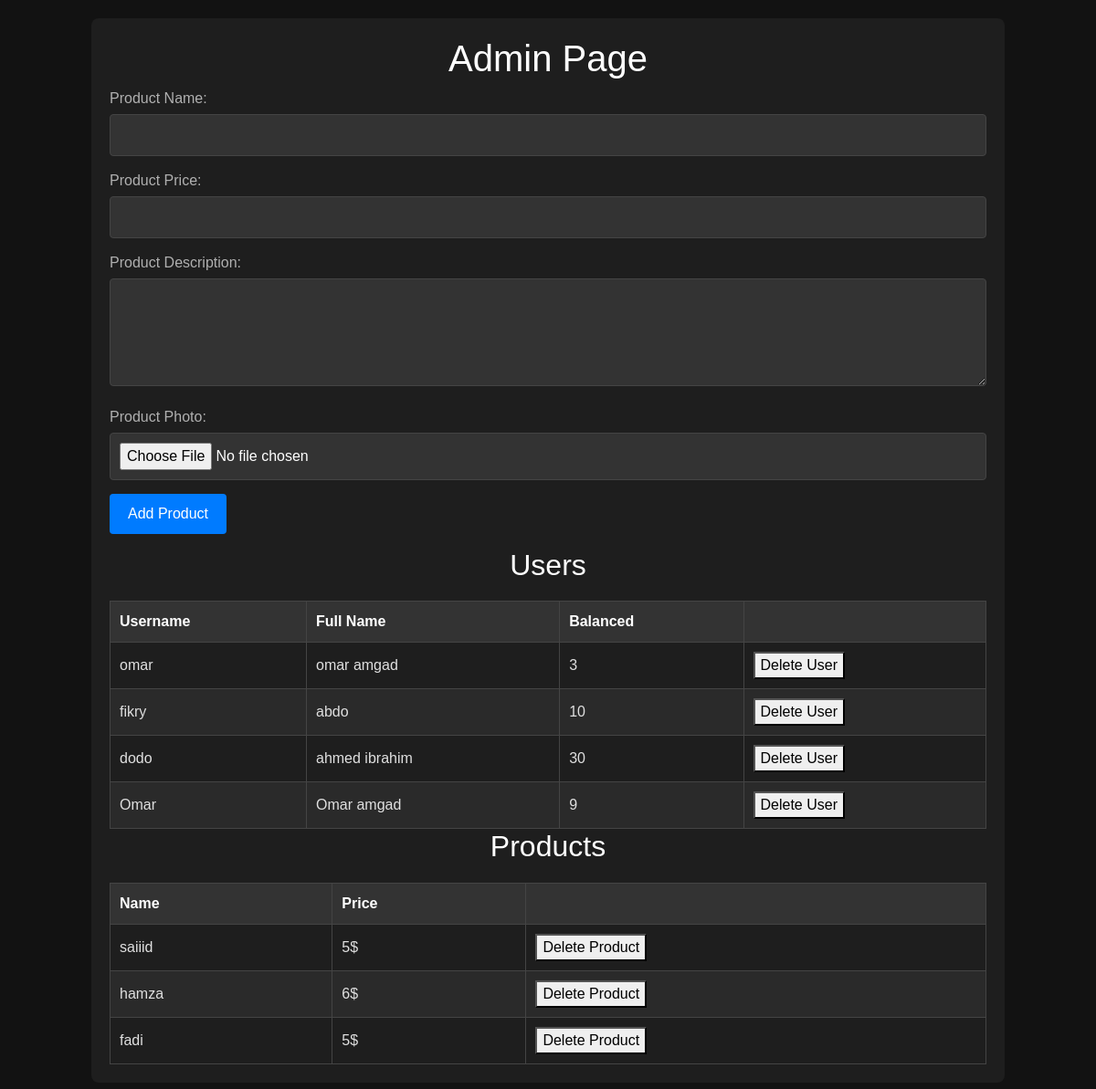
Page /admin (signed in) on the earlier database version.
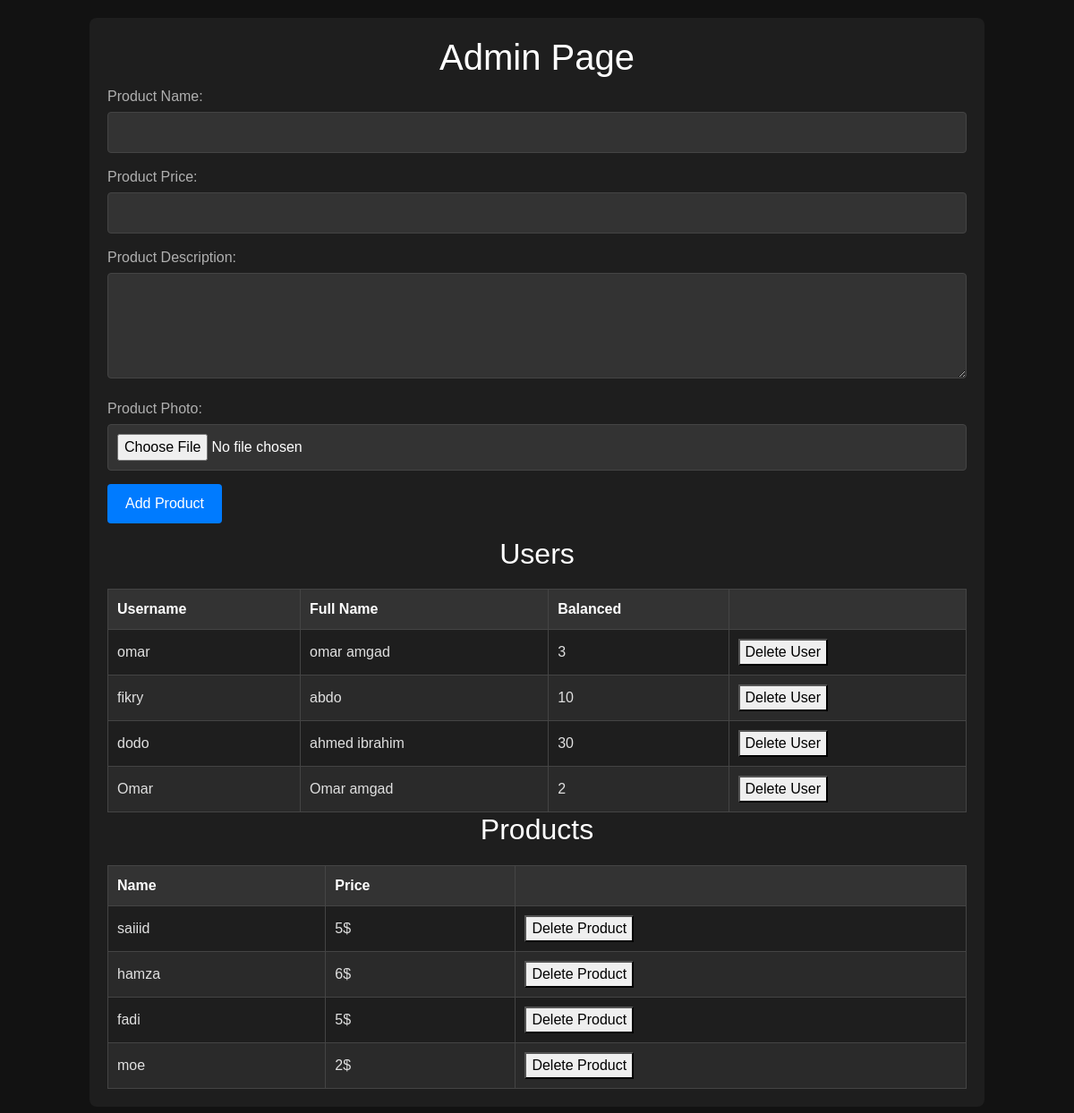
Same page on the later database version.
### tables this page shows
CREATE TABLE users (
			id INTEGER PRIMARY KEY AUTOINCREMENT,
			username TEXT NOT NULL UNIQUE,
			password TEXT NOT NULL,
            fullname TEXT ,
            balnaced INTEGER,
            photo_name TEXT
        );

CREATE TABLE "products" (
			id INTEGER PRIMARY KEY AUTOINCREMENT,
			productname TEXT NOT NULL UNIQUE,
            price INTEGER NOT NULL,
            photo TEXT,
            description TEXT
		);

### app.py (the view, shortened to what this page needs)
@app.route('/admin', methods=['GET', 'POST'])
def admin():
    if 'username' in session:
        if not session['username'] == 'admin':
            return f"Your not admin soo FUCK YOU AND GET OUT"
        users = db.get_all_users(connection)
        products = db.get_all_product(connection)
        return render_template('admin.html',users = users, products = products)
    else:
        return redirect(url_for('login'))

### db.py (called while the page is built)
def get_all_users(connection):#admin
    cursor = connection.cursor()
    query = 'SELECT * FROM users WHERE username != "admin"'
    cursor.execute(query)
    return cursor.fetchall()

def get_all_product(connection):#admin
    cursor = connection.cursor()
    query = 'SELECT * FROM products'
    cursor.execute(query)
    return cursor.fetchall()

### Templates/admin.html (shortened to what this page needs)
<!DOCTYPE html>
<html lang="en">
<head>
    <link rel="stylesheet" href="{{ url_for('static', filename='Styles/bootstrap.min.css') }}" />
    <link rel="stylesheet" href="{{ url_for('static', filename='Styles/styles.css') }}">
</head>
<body>
    <div class="container">
        <h1>Admin Page</h1>
        <form id="product-form" enctype="multipart/form-data" method="post" action="{{ url_for('admin') }}">
            <div class="form-group">
                <label for="product-name">Product Name:</label>
                <input type="text" id="product-name" name="product-name" required>
            </div>
            <div class="form-group" >
                <label for="product-price">Product Price:</label>
                <input type="number" id="product-price" name="product-price" step="0.01" required>
            </div>
            <div class="form-group">
                <label for="product-description">Product Description:</label>
                <textarea id="product-description" name="product-description" rows="4" required></textarea>
            </div>
            <div class="form-group">
                <label for="product-photo">Product Photo:</label>
                <input type="file" id="product-photo" name="product-photo" required></input>
            </div>
            <div class="form-group">
                <button type="submit">Add Product</button>
            </div>
        </form>
        <h2>Users</h2>
        <table id="users-table">
            <thead>
                <tr>
                    <th>Username</th>
                    <th>Full Name</th>
                    <th>Balanced</th>
                    <th></th>
                </tr>
            </thead>
            <tbody>
                {% for user in users %}
                <tr>
                    <td>{{ user[1] }}</td>
                    <td>{{ user[3] }}</td>
                    <td>{{ user[4] }}</td>
                    <td>
                        <form action="/delete_user" method="POST">
                            <button type="submit">Delete User</button>
                        </form>
                    </td>
                </tr>
                {% endfor %}
            </tbody>
        </table>
        <h2>Products</h2>
        <table id="Product-table">
            <thead>
                <tr>
                    <th>Name</th>
                    <th>Price</th>
                    <th></th>
                </tr>
            </thead>
            <tbody>
                {% for product in products %}
                <tr>
                    <td>{{ product[1] }}</td>
                    <td>{{ product[2] }}$</td>
                    <td>
                        <form action="/delete_product" method="POST">
                            <button type="submit">Delete Product</button>
                        </form>
                    </td>
                </tr>
                {% endfor %}
            </tbody>
        </table>
    </div>
</body>
</html>

Differences in the rows shown:
changed users "Omar": balnaced "9" → "2"
added products: productname "moe", price "2"
